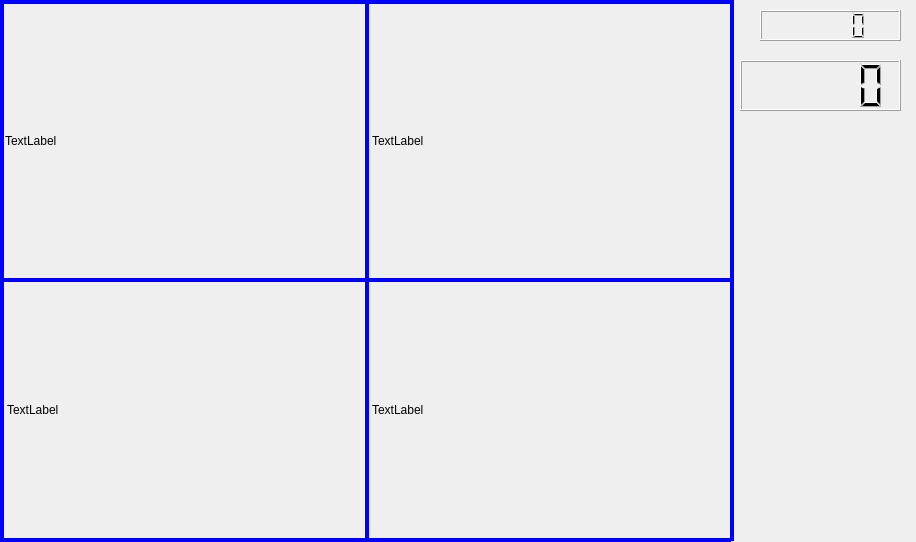
<?xml version="1.0" encoding="UTF-8"?>
<ui version="4.0">
 <class>Widget</class>
 <widget class="QWidget" name="Widget">
  <property name="geometry">
   <rect>
    <x>0</x>
    <y>0</y>
    <width>916</width>
    <height>542</height>
   </rect>
  </property>
  <property name="windowTitle">
   <string>Widget</string>
  </property>
  <property name="windowIcon">
   <iconset resource="tubiao.qrc">
    <normaloff>:/icon/none.ico</normaloff>:/icon/none.ico</iconset>
  </property>
  <widget class="QLabel" name="label0">
   <property name="geometry">
    <rect>
     <x>5</x>
     <y>7</y>
     <width>358</width>
     <height>268</height>
    </rect>
   </property>
   <property name="palette">
    <palette>
     <active>
      <colorrole role="Midlight">
       <brush brushstyle="SolidPattern">
        <color alpha="255">
         <red>0</red>
         <green>0</green>
         <blue>0</blue>
        </color>
       </brush>
      </colorrole>
      <colorrole role="Base">
       <brush brushstyle="SolidPattern">
        <color alpha="255">
         <red>199</red>
         <green>237</green>
         <blue>204</blue>
        </color>
       </brush>
      </colorrole>
      <colorrole role="Window">
       <brush brushstyle="SolidPattern">
        <color alpha="255">
         <red>0</red>
         <green>0</green>
         <blue>0</blue>
        </color>
       </brush>
      </colorrole>
     </active>
     <inactive>
      <colorrole role="Midlight">
       <brush brushstyle="SolidPattern">
        <color alpha="255">
         <red>0</red>
         <green>0</green>
         <blue>0</blue>
        </color>
       </brush>
      </colorrole>
      <colorrole role="Base">
       <brush brushstyle="SolidPattern">
        <color alpha="255">
         <red>199</red>
         <green>237</green>
         <blue>204</blue>
        </color>
       </brush>
      </colorrole>
      <colorrole role="Window">
       <brush brushstyle="SolidPattern">
        <color alpha="255">
         <red>0</red>
         <green>0</green>
         <blue>0</blue>
        </color>
       </brush>
      </colorrole>
     </inactive>
     <disabled>
      <colorrole role="Midlight">
       <brush brushstyle="SolidPattern">
        <color alpha="255">
         <red>0</red>
         <green>0</green>
         <blue>0</blue>
        </color>
       </brush>
      </colorrole>
      <colorrole role="Base">
       <brush brushstyle="SolidPattern">
        <color alpha="255">
         <red>0</red>
         <green>0</green>
         <blue>0</blue>
        </color>
       </brush>
      </colorrole>
      <colorrole role="Window">
       <brush brushstyle="SolidPattern">
        <color alpha="255">
         <red>0</red>
         <green>0</green>
         <blue>0</blue>
        </color>
       </brush>
      </colorrole>
     </disabled>
    </palette>
   </property>
   <property name="text">
    <string>TextLabel</string>
   </property>
  </widget>
  <widget class="Line" name="line">
   <property name="geometry">
    <rect>
     <x>365</x>
     <y>0</y>
     <width>4</width>
     <height>541</height>
    </rect>
   </property>
   <property name="palette">
    <palette>
     <active>
      <colorrole role="WindowText">
       <brush brushstyle="SolidPattern">
        <color alpha="255">
         <red>0</red>
         <green>0</green>
         <blue>255</blue>
        </color>
       </brush>
      </colorrole>
     </active>
     <inactive>
      <colorrole role="WindowText">
       <brush brushstyle="SolidPattern">
        <color alpha="255">
         <red>0</red>
         <green>0</green>
         <blue>255</blue>
        </color>
       </brush>
      </colorrole>
     </inactive>
     <disabled>
      <colorrole role="WindowText">
       <brush brushstyle="SolidPattern">
        <color alpha="255">
         <red>120</red>
         <green>120</green>
         <blue>120</blue>
        </color>
       </brush>
      </colorrole>
     </disabled>
    </palette>
   </property>
   <property name="frameShadow">
    <enum>QFrame::Plain</enum>
   </property>
   <property name="lineWidth">
    <number>4</number>
   </property>
   <property name="orientation">
    <enum>Qt::Vertical</enum>
   </property>
  </widget>
  <widget class="Line" name="line_2">
   <property name="geometry">
    <rect>
     <x>0</x>
     <y>278</y>
     <width>731</width>
     <height>4</height>
    </rect>
   </property>
   <property name="palette">
    <palette>
     <active>
      <colorrole role="WindowText">
       <brush brushstyle="SolidPattern">
        <color alpha="255">
         <red>0</red>
         <green>0</green>
         <blue>255</blue>
        </color>
       </brush>
      </colorrole>
      <colorrole role="Text">
       <brush brushstyle="SolidPattern">
        <color alpha="255">
         <red>0</red>
         <green>0</green>
         <blue>255</blue>
        </color>
       </brush>
      </colorrole>
      <colorrole role="ButtonText">
       <brush brushstyle="SolidPattern">
        <color alpha="255">
         <red>0</red>
         <green>0</green>
         <blue>255</blue>
        </color>
       </brush>
      </colorrole>
      <colorrole role="ToolTipText">
       <brush brushstyle="SolidPattern">
        <color alpha="255">
         <red>0</red>
         <green>0</green>
         <blue>255</blue>
        </color>
       </brush>
      </colorrole>
     </active>
     <inactive>
      <colorrole role="WindowText">
       <brush brushstyle="SolidPattern">
        <color alpha="255">
         <red>0</red>
         <green>0</green>
         <blue>255</blue>
        </color>
       </brush>
      </colorrole>
      <colorrole role="Text">
       <brush brushstyle="SolidPattern">
        <color alpha="255">
         <red>0</red>
         <green>0</green>
         <blue>255</blue>
        </color>
       </brush>
      </colorrole>
      <colorrole role="ButtonText">
       <brush brushstyle="SolidPattern">
        <color alpha="255">
         <red>0</red>
         <green>0</green>
         <blue>255</blue>
        </color>
       </brush>
      </colorrole>
      <colorrole role="ToolTipText">
       <brush brushstyle="SolidPattern">
        <color alpha="255">
         <red>0</red>
         <green>0</green>
         <blue>255</blue>
        </color>
       </brush>
      </colorrole>
     </inactive>
     <disabled>
      <colorrole role="WindowText">
       <brush brushstyle="SolidPattern">
        <color alpha="255">
         <red>120</red>
         <green>120</green>
         <blue>120</blue>
        </color>
       </brush>
      </colorrole>
      <colorrole role="Text">
       <brush brushstyle="SolidPattern">
        <color alpha="255">
         <red>120</red>
         <green>120</green>
         <blue>120</blue>
        </color>
       </brush>
      </colorrole>
      <colorrole role="ButtonText">
       <brush brushstyle="SolidPattern">
        <color alpha="255">
         <red>120</red>
         <green>120</green>
         <blue>120</blue>
        </color>
       </brush>
      </colorrole>
      <colorrole role="ToolTipText">
       <brush brushstyle="SolidPattern">
        <color alpha="255">
         <red>0</red>
         <green>0</green>
         <blue>255</blue>
        </color>
       </brush>
      </colorrole>
     </disabled>
    </palette>
   </property>
   <property name="frameShadow">
    <enum>QFrame::Plain</enum>
   </property>
   <property name="lineWidth">
    <number>4</number>
   </property>
   <property name="orientation">
    <enum>Qt::Horizontal</enum>
   </property>
  </widget>
  <widget class="QLabel" name="label1">
   <property name="geometry">
    <rect>
     <x>372</x>
     <y>7</y>
     <width>355</width>
     <height>268</height>
    </rect>
   </property>
   <property name="text">
    <string>TextLabel</string>
   </property>
  </widget>
  <widget class="QLabel" name="label2">
   <property name="geometry">
    <rect>
     <x>7</x>
     <y>285</y>
     <width>355</width>
     <height>250</height>
    </rect>
   </property>
   <property name="text">
    <string>TextLabel</string>
   </property>
  </widget>
  <widget class="QLabel" name="label3">
   <property name="geometry">
    <rect>
     <x>372</x>
     <y>285</y>
     <width>355</width>
     <height>250</height>
    </rect>
   </property>
   <property name="text">
    <string>TextLabel</string>
   </property>
  </widget>
  <widget class="Line" name="line_3">
   <property name="geometry">
    <rect>
     <x>730</x>
     <y>0</y>
     <width>4</width>
     <height>541</height>
    </rect>
   </property>
   <property name="palette">
    <palette>
     <active>
      <colorrole role="WindowText">
       <brush brushstyle="SolidPattern">
        <color alpha="255">
         <red>0</red>
         <green>0</green>
         <blue>255</blue>
        </color>
       </brush>
      </colorrole>
     </active>
     <inactive>
      <colorrole role="WindowText">
       <brush brushstyle="SolidPattern">
        <color alpha="255">
         <red>0</red>
         <green>0</green>
         <blue>255</blue>
        </color>
       </brush>
      </colorrole>
     </inactive>
     <disabled>
      <colorrole role="WindowText">
       <brush brushstyle="SolidPattern">
        <color alpha="255">
         <red>120</red>
         <green>120</green>
         <blue>120</blue>
        </color>
       </brush>
      </colorrole>
     </disabled>
    </palette>
   </property>
   <property name="frameShadow">
    <enum>QFrame::Plain</enum>
   </property>
   <property name="lineWidth">
    <number>4</number>
   </property>
   <property name="orientation">
    <enum>Qt::Vertical</enum>
   </property>
  </widget>
  <widget class="Line" name="line_4">
   <property name="geometry">
    <rect>
     <x>0</x>
     <y>0</y>
     <width>4</width>
     <height>541</height>
    </rect>
   </property>
   <property name="palette">
    <palette>
     <active>
      <colorrole role="WindowText">
       <brush brushstyle="SolidPattern">
        <color alpha="255">
         <red>0</red>
         <green>0</green>
         <blue>255</blue>
        </color>
       </brush>
      </colorrole>
     </active>
     <inactive>
      <colorrole role="WindowText">
       <brush brushstyle="SolidPattern">
        <color alpha="255">
         <red>0</red>
         <green>0</green>
         <blue>255</blue>
        </color>
       </brush>
      </colorrole>
     </inactive>
     <disabled>
      <colorrole role="WindowText">
       <brush brushstyle="SolidPattern">
        <color alpha="255">
         <red>120</red>
         <green>120</green>
         <blue>120</blue>
        </color>
       </brush>
      </colorrole>
     </disabled>
    </palette>
   </property>
   <property name="frameShadow">
    <enum>QFrame::Plain</enum>
   </property>
   <property name="lineWidth">
    <number>4</number>
   </property>
   <property name="orientation">
    <enum>Qt::Vertical</enum>
   </property>
  </widget>
  <widget class="Line" name="line_5">
   <property name="geometry">
    <rect>
     <x>-1</x>
     <y>0</y>
     <width>731</width>
     <height>4</height>
    </rect>
   </property>
   <property name="palette">
    <palette>
     <active>
      <colorrole role="WindowText">
       <brush brushstyle="SolidPattern">
        <color alpha="255">
         <red>0</red>
         <green>0</green>
         <blue>255</blue>
        </color>
       </brush>
      </colorrole>
      <colorrole role="Text">
       <brush brushstyle="SolidPattern">
        <color alpha="255">
         <red>0</red>
         <green>0</green>
         <blue>255</blue>
        </color>
       </brush>
      </colorrole>
      <colorrole role="ButtonText">
       <brush brushstyle="SolidPattern">
        <color alpha="255">
         <red>0</red>
         <green>0</green>
         <blue>255</blue>
        </color>
       </brush>
      </colorrole>
      <colorrole role="ToolTipText">
       <brush brushstyle="SolidPattern">
        <color alpha="255">
         <red>0</red>
         <green>0</green>
         <blue>255</blue>
        </color>
       </brush>
      </colorrole>
     </active>
     <inactive>
      <colorrole role="WindowText">
       <brush brushstyle="SolidPattern">
        <color alpha="255">
         <red>0</red>
         <green>0</green>
         <blue>255</blue>
        </color>
       </brush>
      </colorrole>
      <colorrole role="Text">
       <brush brushstyle="SolidPattern">
        <color alpha="255">
         <red>0</red>
         <green>0</green>
         <blue>255</blue>
        </color>
       </brush>
      </colorrole>
      <colorrole role="ButtonText">
       <brush brushstyle="SolidPattern">
        <color alpha="255">
         <red>0</red>
         <green>0</green>
         <blue>255</blue>
        </color>
       </brush>
      </colorrole>
      <colorrole role="ToolTipText">
       <brush brushstyle="SolidPattern">
        <color alpha="255">
         <red>0</red>
         <green>0</green>
         <blue>255</blue>
        </color>
       </brush>
      </colorrole>
     </inactive>
     <disabled>
      <colorrole role="WindowText">
       <brush brushstyle="SolidPattern">
        <color alpha="255">
         <red>120</red>
         <green>120</green>
         <blue>120</blue>
        </color>
       </brush>
      </colorrole>
      <colorrole role="Text">
       <brush brushstyle="SolidPattern">
        <color alpha="255">
         <red>120</red>
         <green>120</green>
         <blue>120</blue>
        </color>
       </brush>
      </colorrole>
      <colorrole role="ButtonText">
       <brush brushstyle="SolidPattern">
        <color alpha="255">
         <red>120</red>
         <green>120</green>
         <blue>120</blue>
        </color>
       </brush>
      </colorrole>
      <colorrole role="ToolTipText">
       <brush brushstyle="SolidPattern">
        <color alpha="255">
         <red>0</red>
         <green>0</green>
         <blue>255</blue>
        </color>
       </brush>
      </colorrole>
     </disabled>
    </palette>
   </property>
   <property name="frameShadow">
    <enum>QFrame::Plain</enum>
   </property>
   <property name="lineWidth">
    <number>4</number>
   </property>
   <property name="orientation">
    <enum>Qt::Horizontal</enum>
   </property>
  </widget>
  <widget class="Line" name="line_6">
   <property name="geometry">
    <rect>
     <x>0</x>
     <y>538</y>
     <width>731</width>
     <height>4</height>
    </rect>
   </property>
   <property name="palette">
    <palette>
     <active>
      <colorrole role="WindowText">
       <brush brushstyle="SolidPattern">
        <color alpha="255">
         <red>0</red>
         <green>0</green>
         <blue>255</blue>
        </color>
       </brush>
      </colorrole>
      <colorrole role="Text">
       <brush brushstyle="SolidPattern">
        <color alpha="255">
         <red>0</red>
         <green>0</green>
         <blue>255</blue>
        </color>
       </brush>
      </colorrole>
      <colorrole role="ButtonText">
       <brush brushstyle="SolidPattern">
        <color alpha="255">
         <red>0</red>
         <green>0</green>
         <blue>255</blue>
        </color>
       </brush>
      </colorrole>
      <colorrole role="ToolTipText">
       <brush brushstyle="SolidPattern">
        <color alpha="255">
         <red>0</red>
         <green>0</green>
         <blue>255</blue>
        </color>
       </brush>
      </colorrole>
     </active>
     <inactive>
      <colorrole role="WindowText">
       <brush brushstyle="SolidPattern">
        <color alpha="255">
         <red>0</red>
         <green>0</green>
         <blue>255</blue>
        </color>
       </brush>
      </colorrole>
      <colorrole role="Text">
       <brush brushstyle="SolidPattern">
        <color alpha="255">
         <red>0</red>
         <green>0</green>
         <blue>255</blue>
        </color>
       </brush>
      </colorrole>
      <colorrole role="ButtonText">
       <brush brushstyle="SolidPattern">
        <color alpha="255">
         <red>0</red>
         <green>0</green>
         <blue>255</blue>
        </color>
       </brush>
      </colorrole>
      <colorrole role="ToolTipText">
       <brush brushstyle="SolidPattern">
        <color alpha="255">
         <red>0</red>
         <green>0</green>
         <blue>255</blue>
        </color>
       </brush>
      </colorrole>
     </inactive>
     <disabled>
      <colorrole role="WindowText">
       <brush brushstyle="SolidPattern">
        <color alpha="255">
         <red>120</red>
         <green>120</green>
         <blue>120</blue>
        </color>
       </brush>
      </colorrole>
      <colorrole role="Text">
       <brush brushstyle="SolidPattern">
        <color alpha="255">
         <red>120</red>
         <green>120</green>
         <blue>120</blue>
        </color>
       </brush>
      </colorrole>
      <colorrole role="ButtonText">
       <brush brushstyle="SolidPattern">
        <color alpha="255">
         <red>120</red>
         <green>120</green>
         <blue>120</blue>
        </color>
       </brush>
      </colorrole>
      <colorrole role="ToolTipText">
       <brush brushstyle="SolidPattern">
        <color alpha="255">
         <red>0</red>
         <green>0</green>
         <blue>255</blue>
        </color>
       </brush>
      </colorrole>
     </disabled>
    </palette>
   </property>
   <property name="frameShadow">
    <enum>QFrame::Plain</enum>
   </property>
   <property name="lineWidth">
    <number>4</number>
   </property>
   <property name="orientation">
    <enum>Qt::Horizontal</enum>
   </property>
  </widget>
  <widget class="QLCDNumber" name="lcdDate_1">
   <property name="geometry">
    <rect>
     <x>760</x>
     <y>10</y>
     <width>141</width>
     <height>31</height>
    </rect>
   </property>
   <property name="palette">
    <palette>
     <active>
      <colorrole role="Highlight">
       <brush brushstyle="SolidPattern">
        <color alpha="255">
         <red>0</red>
         <green>0</green>
         <blue>0</blue>
        </color>
       </brush>
      </colorrole>
      <colorrole role="Link">
       <brush brushstyle="SolidPattern">
        <color alpha="255">
         <red>0</red>
         <green>0</green>
         <blue>0</blue>
        </color>
       </brush>
      </colorrole>
     </active>
     <inactive>
      <colorrole role="Highlight">
       <brush brushstyle="SolidPattern">
        <color alpha="255">
         <red>0</red>
         <green>0</green>
         <blue>0</blue>
        </color>
       </brush>
      </colorrole>
      <colorrole role="Link">
       <brush brushstyle="SolidPattern">
        <color alpha="255">
         <red>0</red>
         <green>0</green>
         <blue>0</blue>
        </color>
       </brush>
      </colorrole>
     </inactive>
     <disabled>
      <colorrole role="Highlight">
       <brush brushstyle="SolidPattern">
        <color alpha="255">
         <red>51</red>
         <green>153</green>
         <blue>255</blue>
        </color>
       </brush>
      </colorrole>
      <colorrole role="Link">
       <brush brushstyle="SolidPattern">
        <color alpha="255">
         <red>0</red>
         <green>0</green>
         <blue>0</blue>
        </color>
       </brush>
      </colorrole>
     </disabled>
    </palette>
   </property>
  </widget>
  <widget class="QLCDNumber" name="lcdTime_1">
   <property name="geometry">
    <rect>
     <x>740</x>
     <y>60</y>
     <width>161</width>
     <height>51</height>
    </rect>
   </property>
   <property name="palette">
    <palette>
     <active>
      <colorrole role="Highlight">
       <brush brushstyle="SolidPattern">
        <color alpha="255">
         <red>0</red>
         <green>0</green>
         <blue>0</blue>
        </color>
       </brush>
      </colorrole>
      <colorrole role="Link">
       <brush brushstyle="SolidPattern">
        <color alpha="255">
         <red>0</red>
         <green>0</green>
         <blue>0</blue>
        </color>
       </brush>
      </colorrole>
     </active>
     <inactive>
      <colorrole role="Highlight">
       <brush brushstyle="SolidPattern">
        <color alpha="255">
         <red>0</red>
         <green>0</green>
         <blue>0</blue>
        </color>
       </brush>
      </colorrole>
      <colorrole role="Link">
       <brush brushstyle="SolidPattern">
        <color alpha="255">
         <red>0</red>
         <green>0</green>
         <blue>0</blue>
        </color>
       </brush>
      </colorrole>
     </inactive>
     <disabled>
      <colorrole role="Highlight">
       <brush brushstyle="SolidPattern">
        <color alpha="255">
         <red>51</red>
         <green>153</green>
         <blue>255</blue>
        </color>
       </brush>
      </colorrole>
      <colorrole role="Link">
       <brush brushstyle="SolidPattern">
        <color alpha="255">
         <red>0</red>
         <green>0</green>
         <blue>0</blue>
        </color>
       </brush>
      </colorrole>
     </disabled>
    </palette>
   </property>
  </widget>
  <zorder>label0</zorder>
  <zorder>line</zorder>
  <zorder>label1</zorder>
  <zorder>label2</zorder>
  <zorder>label3</zorder>
  <zorder>line_3</zorder>
  <zorder>line_4</zorder>
  <zorder>line_2</zorder>
  <zorder>line_5</zorder>
  <zorder>line_6</zorder>
  <zorder>lcdDate_1</zorder>
  <zorder>lcdTime_1</zorder>
 </widget>
 <layoutdefault spacing="6" margin="11"/>
 <resources>
  <include location="tubiao.qrc"/>
 </resources>
 <connections/>
</ui>
